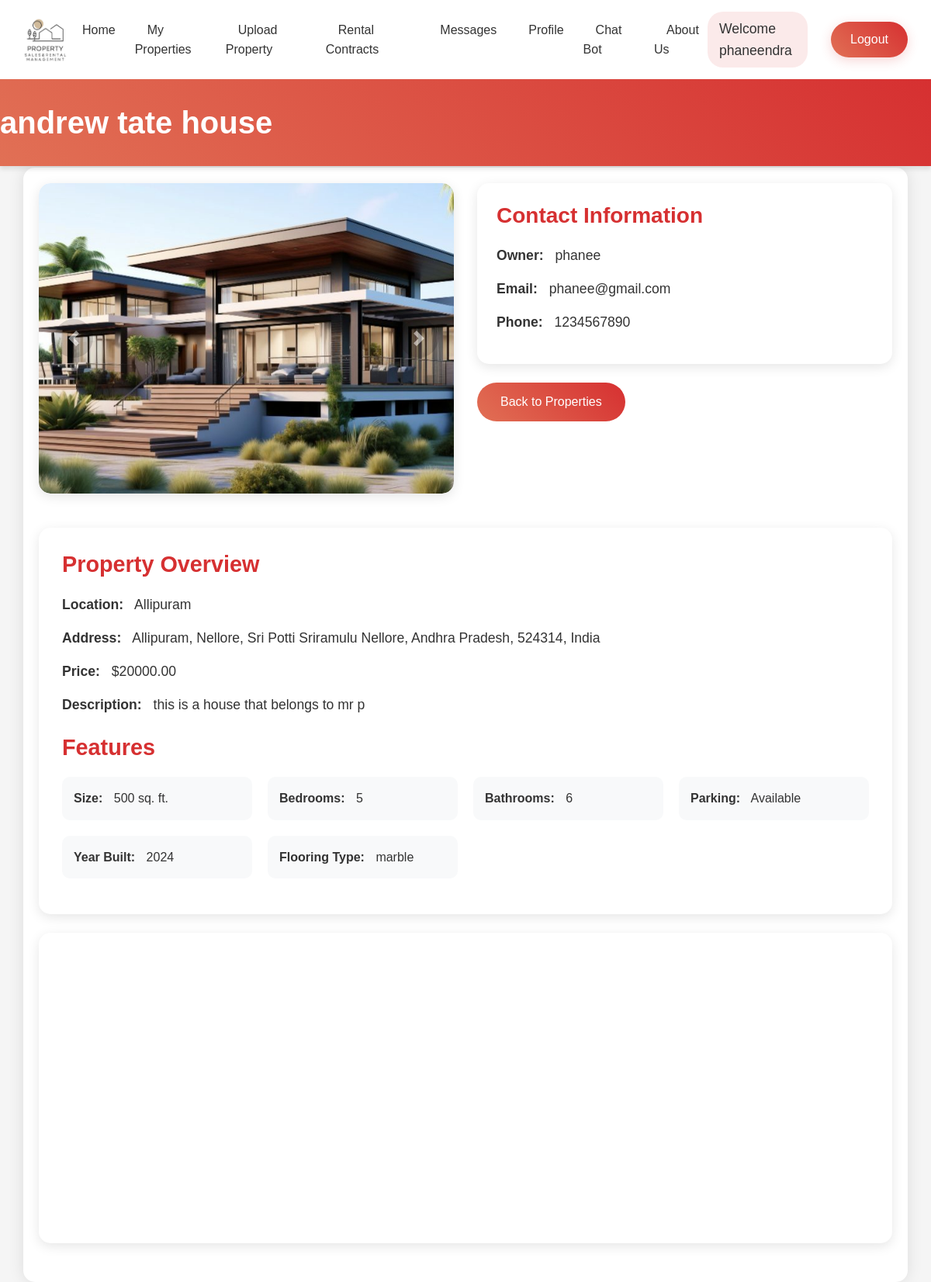
Screenshot of /ownerapp/properties/5/ (signed in) with the database file from the repository.
### ownerapp/models.py (models this page shows, shortened)
class Property(models.Model):
    PROPERTY_TYPE_CHOICES = [
        ('Rent', 'Rent'),
        ('Sale', 'Sale'),
    ]
    OCCUPANCY_CHOICES = [
        ('Available', 'Available'),
        ('Not Available', 'Not Available'),
    ]
    PARKING = [
        ('Available', 'Available'),
        ('Not Available', 'Not Available'),
    ]
    title = models.CharField(max_length=200)
    image = models.ImageField(upload_to='property_images/')
    image_2 = models.ImageField(upload_to='property_images/', blank=True, null=True)
    image_3 = models.ImageField(upload_to='property_images/', blank=True, null=True)
    overview = models.TextField(max_length=100)
    location = models.CharField(max_length=200)
    location_url = models.URLField(max_length=500, blank=True, null=True, help_text="OpenStreetMap URL for the property location")
    address = models.TextField(max_length=300, blank=True, null=True)
    property_type = models.CharField(max_length=10, choices=PROPERTY_TYPE_CHOICES, default='Rent')
    price = models.DecimalField(max_digits=10, decimal_places=2)
    description = models.TextField()
    size = models.PositiveIntegerField()
    bedrooms = models.PositiveIntegerField()
    bathrooms = models.PositiveIntegerField()
    parking = models.CharField(max_length=20,choices=PARKING,default='Available')
    year_built = models.PositiveIntegerField()
    flooring_type = models.CharField(max_length=100)
    owner_name = models.CharField(max_length=100, default='Owner Name')
    email = models.EmailField()
    phone = models.CharField(max_length=15)
    occupancy_status = models.CharField(max_length=20,choices=OCCUPANCY_CHOICES,default='Available')
    owner = models.ForeignKey(User, on_delete=models.CASCADE, related_name='properties', default=1)

### ownerapp/views.py (the view)
# urls.py: path('properties/<int:pk>/', views.property_detail, name='property_detail'),
@login_required
def property_detail(request, pk):
    property = Property.objects.get(pk=pk)
    if request.user.username == "admin":  # Check if the username is 'admin'
        template = 'adminApp/property_detail.html'
    else:
        template = 'ownerApp/property_detail.html'
    return render(request, template, {'property': property})

### templates/ownerApp/property_detail.html (shortened to what this page needs)
{% load static %}
<!DOCTYPE html>
<html lang="en">
<head>
    <link rel="stylesheet" href="https://stackpath.bootstrapcdn.com/bootstrap/4.5.2/css/bootstrap.min.css">
    <link rel="stylesheet" href="{% static 'css/ownerApp/property_detail.css' %}">
    <link rel="stylesheet" href="{% static 'css/adminApp/homepage.css' %}">
</head>
<body>
{% block body %}
    {% include 'Navbar/ownerNavBar.html' %}
    <header class="header">
        <h1>{{ property.title }}</h1>
    </header>
    <div class="container">
        <div class="row">
            <div class="col-md-6">
                <div id="propertyCarousel" class="carousel slide carousel-section" data-ride="carousel">
                    <div class="carousel-inner">
                        <div class="carousel-item active">
                            <img src="{{ property.image.url }}" class="property-image d-block w-100" alt="{{ property.title }}">
                        </div>
                    </div>
                    <a class="carousel-control-prev" href="#propertyCarousel" role="button" data-slide="prev">
                        <span class="carousel-control-prev-icon" aria-hidden="true"></span>
                    </a>
                    <a class="carousel-control-next" href="#propertyCarousel" role="button" data-slide="next">
                        <span class="carousel-control-next-icon" aria-hidden="true"></span>
                    </a>
                </div>
            </div>
            <div class="col-md-6">
                <section class="property-contact">
                    <h3>Contact Information</h3>
                    <p><strong>Owner:</strong> {{ property.owner_name }}</p>
                    <p><strong>Email:</strong> {{ property.email }}</p>
                    <p><strong>Phone:</strong> {{ property.phone }}</p>
                </section>
                <a href="{% url 'ownerapp:property_list' %}" class="btn-squircle mt-4">Back to Properties</a>
            </div>
        </div>
        <section class="property-overview mt-4">
            <h2>Property Overview</h2>
            <p><strong>Location:</strong> {{ property.location }}</p>
            <p><strong>Address:</strong> {{ property.address }}</p>
            <p><strong>Price:</strong> ${{ property.price }}</p>
            <p><strong>Description:</strong> {{ property.description }}</p>
            <h2 class="mt-4">Features</h2>
            <ul class="list-unstyled">
                <li><strong>Size:</strong> {{ property.size }} sq. ft.</li>
                <li><strong>Bedrooms:</strong> {{ property.bedrooms }}</li>
                <li><strong>Bathrooms:</strong> {{ property.bathrooms }}</li>
                <li><strong>Parking:</strong> {{ property.parking }}</li>
                <li><strong>Year Built:</strong> {{ property.year_built }}</li>
                <li><strong>Flooring Type:</strong> {{ property.flooring_type }}</li>
            </ul>
        </section>
        <div id="mapContainer" class="mt-4" style="width: 100%; height: 400px;">
        </div>
    </div>
{% endblock %}
</body>
</html>

### templates/Navbar/ownerNavBar.html (shortened to what this page needs)
{% load static %}
<header>
    <div class="logo">
        <a href="{% url 'ownerapp:ownerhomepage' %}">
            <img src="{% static 'images/logo.png' %}" alt="PS6 Logo">
        </a>
    </div>
    <nav>
        <ul>
            <li><a href="{% url 'ownerapp:ownerhomepage' %}">Home</a></li>
            <li><a href="{% url 'ownerapp:property_list'  %}">My Properties</a></li>
            <li><a href="{% url 'ownerapp:upload_property'  %}">Upload Property</a></li>
            <li><a href="{% url 'ownerapp:rental_contract' %}">Rental Contracts</a></li>
            <li><a href="{% url 'ownerapp:owner_messages' %}">Messages</a></li>
            <li><a href="{% url 'ownerapp:owner_profile' %}">Profile</a></li>
            <li><a href="{% url 'ownerapp:chatbot' %}">Chat Bot</a></li>
            <li><a href="{% url 'ownerapp:about_us' %}">About Us</a></li>
        </ul>
    </nav>
    <div class="auth-buttons">
        {% if user.is_authenticated %}
            <span class="welcome-message">Welcome {{ user.username }}</span>
            <form action="{% url 'adminapp:logout_view' %}" method="POST" style="display:inline;">
                <button type="submit" class="logout-btn">Logout</button>
            </form>
        {% else %}
            <a href="{% url 'ownerapp:login_or_register' %}" class="login-btn">Login/Register</a>
        {% endif %}
    </div>
</header>

### static/css/ownerApp/property_detail.css (style rules this page uses)
body { font-family: 'Roboto', sans-serif; line-height: 1.6; color: #333; background-color: #f5f5f5; }
.header { background: linear-gradient(45deg, #e17055, #d63031); color: white; padding: 2rem 0; text-align: center; margin-bottom: 2rem; box-shadow: 0 4px 6px rgba(0, 0, 0, 0.1); }
.header h1 { margin: 0; font-size: 2.5rem; font-weight: 700; }
.container { padding: 20px; background-color: #fff; border-radius: 15px; box-shadow: 0 0 20px rgba(0, 0, 0, 0.1); margin-top: -30px; position: relative; }
.carousel-section { border-radius: 15px; overflow: hidden; box-shadow: 0 4px 15px rgba(0, 0, 0, 0.1); margin-bottom: 20px; }
.property-image { height: 400px; object-fit: cover; border-radius: 15px; }
.carousel-control-prev, .carousel-control-next { width: 10%; background: rgba(0, 0, 0, 0.3); border-radius: 50%; height: 50px; width: 50px; top: 50%; transform: translateY(-50%); margin: 0 20px; }
.property-contact { background-color: #fff; padding: 25px; border-radius: 15px; box-shadow: 0 4px 15px rgba(0, 0, 0, 0.1); }
.property-contact h3 { color: #d63031; margin-bottom: 20px; font-weight: 600; }
.property-contact p { margin-bottom: 15px; font-size: 1.1rem; }
.property-contact strong { color: #333; margin-right: 10px; }
.property-overview { background-color: #fff; padding: 30px; border-radius: 15px; margin-top: 30px; box-shadow: 0 4px 15px rgba(0, 0, 0, 0.1); }
.property-overview h2 { color: #d63031; margin-bottom: 20px; font-weight: 600; font-size: 1.8rem; }
.property-overview p { margin-bottom: 15px; font-size: 1.1rem; }
.property-overview strong { color: #333; margin-right: 10px; }
.property-overview ul { display: grid; grid-template-columns: repeat(auto-fit, minmax(200px, 1fr)); gap: 20px; margin-top: 20px; }
.property-overview li { background-color: #f8f9fa; padding: 15px; border-radius: 10px; transition: transform 0.3s ease; }
.btn-squircle { display: inline-block; padding: 12px 30px; background: linear-gradient(45deg, #e17055, #d63031); color: white; text-decoration: none; border-radius: 50px; font-weight: 500; transition: all 0.3s ease; border: none; cursor: pointer; text-align: center; }
#mapContainer { border-radius: 15px; overflow: hidden; box-shadow: 0 4px 15px rgba(0, 0, 0, 0.1); margin: 30px 0; }
.container { animation: fadeIn 0.6s ease-out; }
.property-contact, .property-overview { animation: fadeIn 0.6s ease-out; }

### static/css/adminApp/homepage.css (style rules this page uses)
* { margin: 0; padding: 0; box-sizing: border-box; }
body { font-family: 'Poppins', sans-serif; margin: 0; padding: 0; background-color: #f5f5f5; color: #333; }
header { background-color: #ffffff; color: #333; padding: 15px 30px; display: flex; justify-content: space-between; align-items: center; box-shadow: 0 4px 15px rgba(0, 0, 0, 0.08); position: relative; z-index: 1000; }
.logo img { max-width: 150px; max-height: 60px; transition: transform 0.3s ease; }
nav ul { list-style: none; margin: 0; padding: 0; display: flex; gap: 25px; }
nav ul li a { color: #333; text-decoration: none; font-size: 1rem; font-weight: 500; padding: 8px 16px; border-radius: 20px; transition: all 0.3s ease; position: relative; }
nav ul li a::after { content: ''; position: absolute; bottom: 0; left: 50%; width: 0; height: 2px; transition: all 0.3s ease; transform: translateX(-50%); }
.auth-buttons { display: flex; align-items: center; gap: 15px; }
.welcome-message { margin-right: 15px; font-size: 1.1rem; font-weight: 500; color: #333; padding: 8px 15px; background-color: rgba(214, 48, 49, 0.1); border-radius: 20px; }
.logout-btn { background: linear-gradient(45deg, #e17055, #d63031); color: white; padding: 10px 25px; border: none; border-radius: 25px; cursor: pointer; font-weight: 500; transition: all 0.3s; box-shadow: 0 4px 15px rgba(214, 48, 49, 0.2); }

### rows the page displays
Property: title "andrew tate house", image (picture), owner_name "phanee", email "phanee@gmail.com", phone "1234567890", location "Allipuram", address "Allipuram, Nellore, Sri Potti Sriramulu Nellore, Andhra Pradesh, 524314, India", price "20000.00", description "this is a house that belongs to mr p", size "500", bedrooms "5", bathrooms "6", parking "Available", year_built "2024", flooring_type "marble"

### other values shown
{{ user.username }} "phaneendra"
